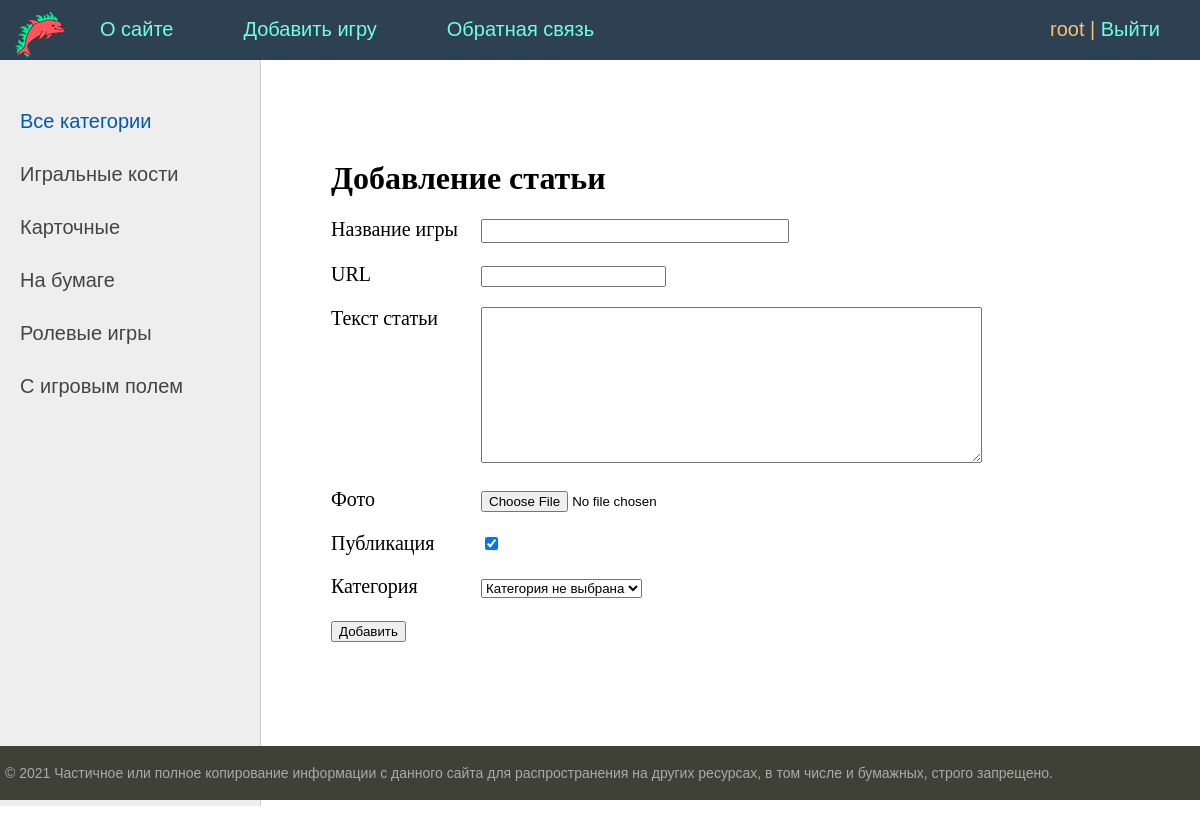
Page /addgame/ (signed in) on the committed database.
### games/models.py (models this page shows)
class Category(models.Model):
    name = models.CharField(max_length = 100, db_index = True, verbose_name = 'Название категории')
    slug = models.SlugField(max_length = 255, unique = True, db_index = True, verbose_name = "URL")
    def __str__(self):
        return self.name
    def get_absolute_url(self):
        return reverse('category', kwargs = {'cat_slug': self.slug})
    class Meta:
        verbose_name = 'Категория'
        verbose_name_plural = 'Категории'
        ordering = ['id']

### games/views.py (the view)
# urls.py: path('addgame/', AddGame.as_view(), name='add_game'),
class AddGame(LoginRequiredMixin, DataMixin, CreateView):
    form_class = AddPostForm
    template_name = 'games/addgame.html'
    success_url = reverse_lazy('home')
    login_url = reverse_lazy('home')
    raise_exception = True
    def get_context_data(self, *, object_list=None, **kwargs):
        context = super().get_context_data(**kwargs)
        c_def = self.get_user_context(title = 'Добавление статьи')
        return dict(list(context.items()) + list(c_def.items()))

### games/forms.py (shortened to what this page needs)
class AddPostForm(forms.ModelForm):
    def __init__(self, *args, **kwargs):
        super().__init__(*args, **kwargs)
        self.fields['cat'].empty_label = 'Категория не выбрана'
    class Meta:
        model = Games
        fields = ['title', 'slug', 'content', 'photo', 'is_published', 'cat']
        widgets = {
            'title': forms.TextInput(attrs = {'class': 'form-input'}),
            'content': forms.Textarea(attrs = {'cols': 60, 'rows': 10}),
        }

### games/utils.py (called while the page is built)
    def get_user_context(self, **kwargs):
        context = kwargs
        cats = Category.objects.annotate(Count('games'))
        user_menu = menu.copy()
        if not self.request.user.is_authenticated:
            user_menu.pop(1)
        context['menu'] = user_menu
        context['cats'] = cats
        if 'cat_selected' not in context:
            context['cat_selected'] = 0
        return context

### games/templates/games/addgame.html (shortened to what this page needs)
{% extends 'games/base.html' %}
{% block content %}
<h1> {{ title }}</h1>
<form action="{% url 'add_game' %}" method = "post" enctype="multipart/form-data">
    {% for f in form %}
    <p><label class="form-label" for="{{ f.id_for_label }}">{{ f.label }}</label>{{ f }}</p>
    {% endfor %}
    <button type="submit">Добавить</button>
</form>
{% endblock %}

### games/templates/games/base.html (shortened to what this page needs)
{% load static %}
{% load games_tags %}
<!DOCTYPE html>
<html lang="en">
<head>
    <link type="text/css" href="{% static 'games/css/styles.css' %}" rel="stylesheet"/>
</head>
<body>
<table class="table-page" border=0 cellpadding="0" cellspacing="0">
    <tr>
        <td valign=top>
            {% block mainmenu %}
                <div class="header">
                    <ul id="mainmenu" class="mainmenu">
                        <li class="logo"><a href="{% url 'home' %}">
                            <div class="logo"></div>
                        </a></li>
                        {% for m in menu %}
                            <li><a href="{% url m.url_name %}">{{ m.title }}</a></li>
                        {% endfor %}
                        {% if request.user.is_authenticated %}
                            <li class="last">{{ user.username }} | <a href="{% url 'logout' %}">Выйти</a></li>
                        {% else %}
                            <li class="last"><a href="{% url 'register' %}">Регистрация</a> | <a
                                    href="{% url 'login' %}">Войти</a></li>
                        {% endif %}
                    </ul>
                </div>
            {% endblock mainmenu %}
            <table class="table-content" border=0 cellpadding="0" cellspacing="0">
                <tr>
                    <td valign="top" class="left-chapters">
                        <ul id="leftchapters">
                            {% if cat_selected == 0 %}
                                <li class="selected">Все категории</li>
                            {% else %}
                                <li><a href="{% url 'home' %}">Все категории</a></li>
                            {% endif %}
                            {% for c in cats %}
                                {% if c.games__count > 0 %}
                                    {% if c.pk == cat_selected %}
                                        <li class="selected">{{ c.name }}</li>
                                    {% else %}
                                        <li><a href="{{ c.get_absolute_url }}">{{ c.name }}</a></li>
                                    {% endif %}
                                {% endif %}
                            {% endfor %}
                        </ul>
                    </td>
                    <td valign="top" class="content">
                        <div class="content-text">
                            {% block content %}
                            {% endblock %}
                        </div>
                    </td>
                </tr>
            </table>
        </td>
    </tr>
    <tr>
        <td valign=top>
            <div id="footer">
                <p>&copy; 2021 Частичное или полное копирование информации с данного сайта для распространения на других
                    ресурсах, в том числе и бумажных, строго запрещено.</p>
            </div>
        </td>
    </tr>
</table>
</body>
</html>

### games/static/games/css/styles.css (style rules this page uses)
html, body { font-family: 'Arial'; margin: 0; padding: 0; height: 100%; width: 100%; color: #444; }
a { color: #0059b2; text-decoration: none; }
.table-page { width: 100%; height: 100%; vertical-align: top; }
.table-page tr { height: 100%; }
.header { background: #2d4152; height: 60px; }
.logo { background: url('../images/logo.png') no-repeat 10px 5px; width: 70px; height: 60px; }
ul.mainmenu { list-style: none; margin: 0; padding: 0; height: 60px; color: #fdc073; font-size: 20px; overflow: hidden; }
ul.mainmenu li { float: left; margin: 18px 40px 0 30px; }
ul.mainmenu li.logo { margin: 0; }
ul.mainmenu li.last { float: right; }
ul.mainmenu li a { color: #73fde4; text-decoration: none; }
.table-content { width: 100%; min-height: 100%; height: 100%; }
.left-chapters { margin: 0; background: #eee; border-right: 1px solid #ccc; min-height: 100%; }
.left-chapters ul { width: 230px; min-height: 100%; margin: 0; padding: 20px 10px 10px 20px; list-style: none; font-size: 20px; }
.left-chapters ul li { margin: 30px 0 0 0; color: #999; }
.left-chapters ul li.selected { color: #0059b2; }
.left-chapters ul li a { color: #444; text-decoration: none; }
.content { padding: 40px 20px 20px 40px; width: 100%; box-sizing: border-box; }
.content-text { margin: 60px 0 0 30px; color: #000; font-size: 20px; font-family: Yandex Sans Display Light; }
.content-text h1 { font-size: 32px; }
#footer { box-sizing: border-box; background: #3F4137; padding: 5px; color: #aaa; font-size: 14px; font-family: Verdana, Geneva, Arial, Helvetica; text-align: left; overflow: hidden; }
.form-input { width: 300px; font-size: 16px; }
.form-label { display: inline-block; min-width: 150px; vertical-align: top; }

### rows in the picture
Category: name "Игральные кости"
Category: name "Карточные"
Category: name "На бумаге"
Category: name "Ролевые игры"
Category: name "С игровым полем"

### other values in the picture
{{ m.title }} "О сайте" "Добавить игру" "Обратная связь"
{{ user.username }} "root"
{{ title }} "Добавление статьи"
{{ f.label }} "Название игры" "URL" "Текст статьи" "Фото" "Публикация" "Категория"
